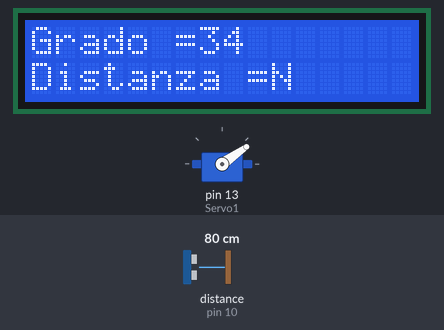
Simulated run of this sketch. Board: Arduino Uno, built with avr-gcc and run on an emulated ATmega328P. On the bench: servo, 16×2 character LCD. Wiring (inferred from the names in the program): ultrasonic range finder: trigger pin 9; echo pin 10. The test bench sets the inputs (shaded band); at power-on: distance to the obstacle (sensor on pin 10) 80 cm. The echo pulse lasts 58.3 µs per cm; what the sketch prints to the serial monitor is not drawn.

Above: at 1.24 s.
1.3 s: distance to the obstacle (sensor on pin 10) set to 43 cm
At 2.87 s:
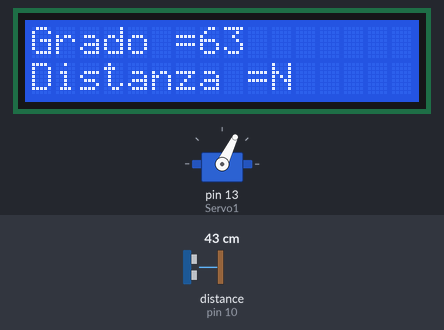
2.9 s: distance to the obstacle (sensor on pin 10) set to 36 cm
At 3.1 s:
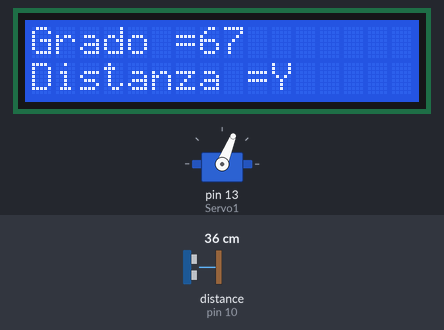
4.5 s: distance to the obstacle (sensor on pin 10) set to 60 cm
At 4.67 s:
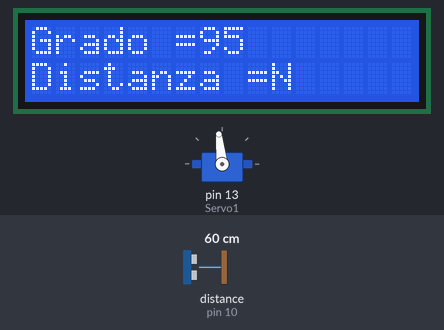
6.2 s: distance to the obstacle (sensor on pin 10) set to 2 cm
At 6.38 s:
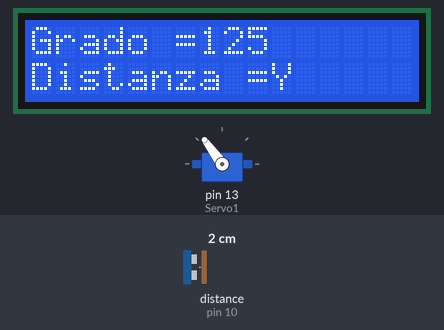
7.8 s: distance to the obstacle (sensor on pin 10) set to 120 cm
At 9.3 s:
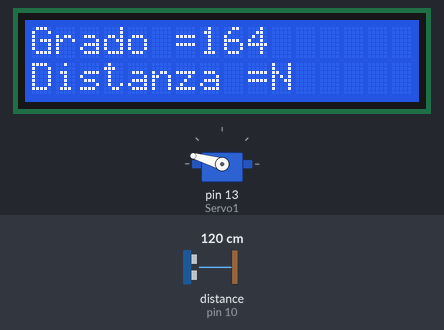
9.5 s: distance to the obstacle (sensor on pin 10) set to 35 cm
At 13.16 s:
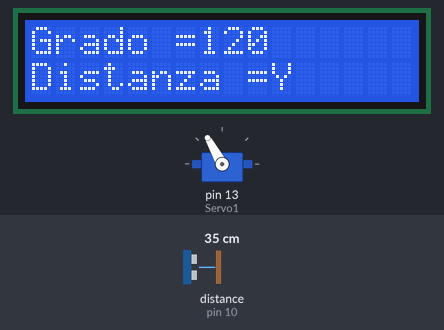
Timing chart, 0 to 13.2 s (numbered marks = the images above; inputs shaded):
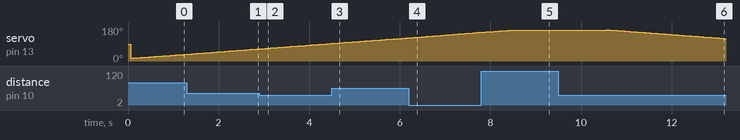

The sketch:

radar.ino
```cpp
// Libreria Servo
#include <Servo.h>
#include <LiquidCrystal.h>
// Pin per il sensore ad ultrasuoni
const int trigPin = 9;
const int echoPin = 10;
// Variabili principali
int distanza;
long durata;
// Variabile per il motore Servo
Servo Servo1;
// Inizializzione dei pin e del servo
LiquidCrystal lcd(12, 11, 5, 4, 3, 2);
void setup()
{
  pinMode(trigPin, OUTPUT);
  pinMode(echoPin, INPUT);
  // Comunicazione seriale
  Serial.begin(9600);
  // Pin del servo
  Servo1.attach(13);
  lcd.begin(16, 2);


// Visualizziamo un messaggio sul display

}

void loop()
{
  // Rotazione del servo da 15 gradi fino a 165
  for(int i=15;i<165;i++)
  {
  // Scrittura dei valori
  Servo1.write(i);

  delay(50);
  // Funzione per calcolare la distanza
  distanza = calcolaDistanza();
  // Invio dei dati sulla porta seriale
  Serial.print(i);
  Serial.print(",");
  Serial.print(distanza);
  Serial.print(".");
  lcd.setCursor(0, 0);
    lcd.print("Grado =");
  lcd.print(i);
  lcd.setCursor(0,1);
  lcd.print("Distanza =");
  if(distanza<40)
  {
  lcd.print("Y");
  }else {lcd.print("N");}
  }
  // Tempo di attesa prima di rifare il giro al contrario
  delay(2000);

  for(int i=165;i>15;i--)
  {

  Servo1.write(i);

  delay(50);
  distanza = calcolaDistanza();

  Serial.print(i);
  Serial.print(",");
  Serial.print(distanza);
  Serial.print(".");
   lcd.setCursor(0, 0);
    lcd.print("Grado =");
  lcd.print(i);
  if(i<=100)
  {
  lcd.setCursor(9,0);
  lcd.print(" ");
  }
  lcd.setCursor(0,1);
  lcd.print("Distanza =");
  if(distanza<40)
  {
  lcd.print("Y");
  }else {lcd.print("N");}


  }
  delay(4000);
}

// Funzione per ottenere la distanza calcolata dal sensore
int calcolaDistanza()
{
  digitalWrite(trigPin, LOW);
  delayMicroseconds(2);
  digitalWrite(trigPin, HIGH);
  delayMicroseconds(10);
  digitalWrite(trigPin, LOW);
  durata = pulseIn(echoPin, HIGH);
  distanza = durata*0.034/2;
  return distanza;
}
```

Measured:
- the behaviour switches between 41 and 40 cm on distance to the obstacle (sensor on pin 10) (found by bisection; images 1 and 2)
- after the input at 2.9 s, the display: first changes at once (image 2 shows a later state)
- after the input at 4.5 s, the display: first changes after 0.05 s (image 3 shows a later state)
- after the input at 6.2 s, the display: first changes at once (image 4 shows a later state)
- after the input at 7.8 s, the display: first changes at once (image 5 shows a later state)
- after the input at 9.5 s, the display: first changes after 1.1 s (image 6 shows a later state)
